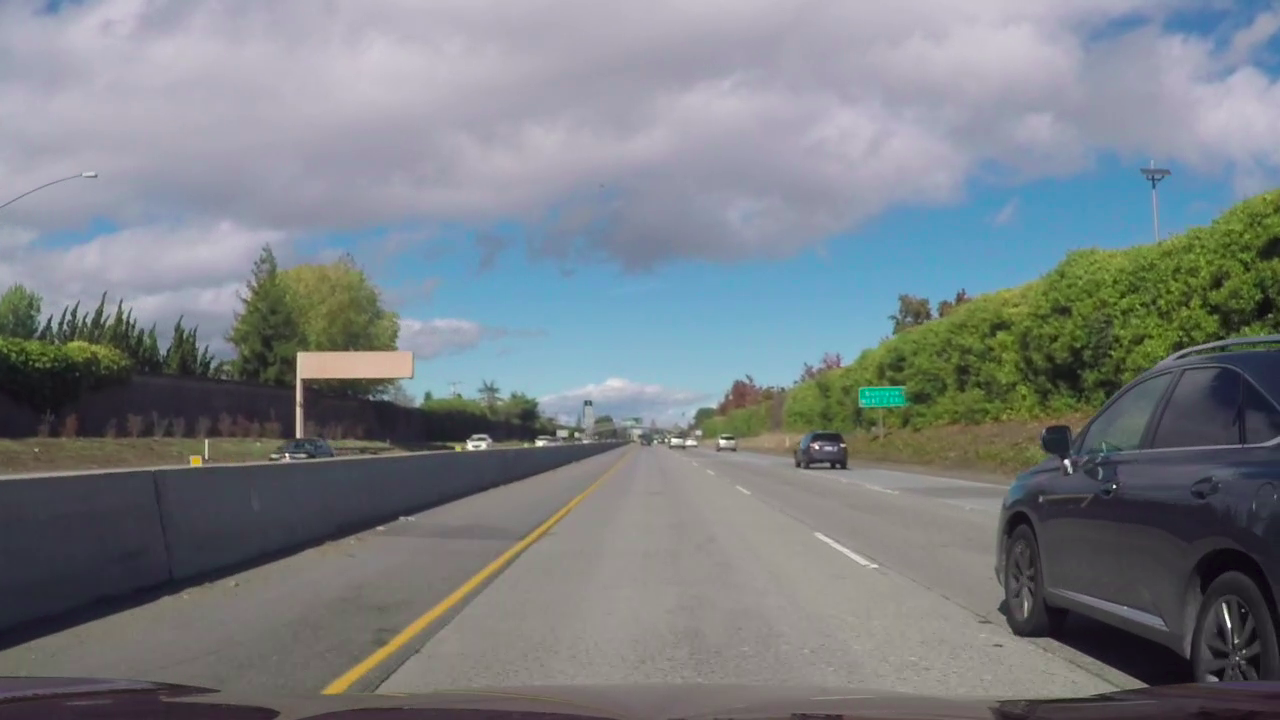
#> input picture testing/parllerl_lanes.png, 1280 x 720 px
$ jupyter execute pipeline.ipynb
#> lines starting #> are read from the running program, lines starting #| are printed output that depends on the picture; after the words box and inside, x2 and y2 are one past the last pixel; in counts of white or black regions, pixels touching at a corner belong together; pictures that were not available may be replaced by others from this repository, and a replacement may not be noted
[cell 1]
import cv2
import numpy as np
import matplotlib.pyplot as plt

[cell 2]
identity = np.array([[0.,0.,0.],
                     [0.,1.,0.],
                     [0.,0.,0.]])
# Sharpen
sharpen = np.array([[0, -1, 0],
                    [-1, 5, -1],
                    [0, -1, 0]])
# Gaussian Blur
gaussian = (1 / 16.0) * np.array([[1., 2., 1.],
                                  [2., 4., 2.],
                                  [1., 2., 1.]])

gaussian_5x5 = (1/256.0)*np.array([[1., 4., 6., 4., 1.],
                                   [4., 16., 24., 16., 4.],
                                   [6., 24., 36., 24., 6.],
                                   [4., 16., 24., 16., 4.],
                                   ])
# for edges in X axis
sobel_edge_kernel_x = np.array([[1., 2., 1.],
                              [0., 0., 0.],
                              [-1., -2., -1]])
# for edges in Y axis
sobel_edge_kernel_y = np.array([[1., 0., -1.],
                              [2., 0., -2.],
                              [1., 0., -1.]])

median = np.array([[1,1,1],
                   [1,1,1],
                   [1,1,1]])

mean = (1/9)*np.array([[1,1,1],
                 [1,1,1],
                 [1,1,1]])

Laplacian_gaussain = np.array([[0,1,0],
                              [1,-4,1],
                              [0,1,0]])

edge_enhancement = np.array([[-1,-1,-1],
                             [-1,8,-1],
                             [-1,-1,-1]])

robert_cross_1 = np.array([[1,0],
                           [0,-1]])

robert_cross_2 = np.array([[-1,0],
                           [0,1]])

[cell 3]
def convoperation(image, kernels):
    result= np.copy(image)
    for kernel in kernels:
        result = cv2.filter2D(result, -1, kernel)
    return result

[cell 4]
def color_segmentation(image):
    rgb = cv2.cvtColor(image, cv2.COLOR_BGR2RGB)

    lower_yellow = np.array([165, 157, 0], dtype=np.uint8)
    upper_yellow = np.array([255, 255, 155], dtype=np.uint8)

    lower_white = np.array([200, 200, 200], dtype=np.uint8)
    upper_white = np.array([255, 255, 255], dtype=np.uint8)

    mask_yellow = cv2.inRange(rgb, lower_yellow, upper_yellow)
    mask_white = cv2.inRange(rgb, lower_white, upper_white)

    combined_mask = cv2.bitwise_or(mask_yellow, mask_white)

    segmented_image = cv2.bitwise_and(image, image, mask=combined_mask)

    return segmented_image

[cell 5]
# [12 lines of commented-out code are left out]

[cell 6]
def warp(img):
    img_size = (img.shape[1], img.shape[0])

    pt1 = np.float32([[685, 450],
          [1090, 710],
          [220, 710],
          [595, 450]])

    pt2 = np.float32(
        [[900, 0],
          [900, 710],
          [250, 710],
          [250, 0]])

    M = cv2.getPerspectiveTransform(pt1, pt2)
    Minv = cv2.getPerspectiveTransform(pt2, pt1)

    binary_warped = cv2.warpPerspective(img, M, img_size, flags=cv2.INTER_LINEAR)

    return binary_warped, Minv

[cell 7]
image = cv2.imread("testing/parllerl_lanes.png")
#> image is the input picture: shape (720, 1280, 3); mean B, G, R 132, 127.4, 121.7
image = cv2.cvtColor(image, cv2.COLOR_BGR2RGB)
plt.imshow(image)

[cell 8]
# video = cv2.VideoCapture("videos/project_video.mp4")
video = cv2.VideoCapture("videos/harder_challenge_video.mp4")
# video = cv2.VideoCapture("videos/challenge_video.mp4")
while True:
    ret, frame = video.read()
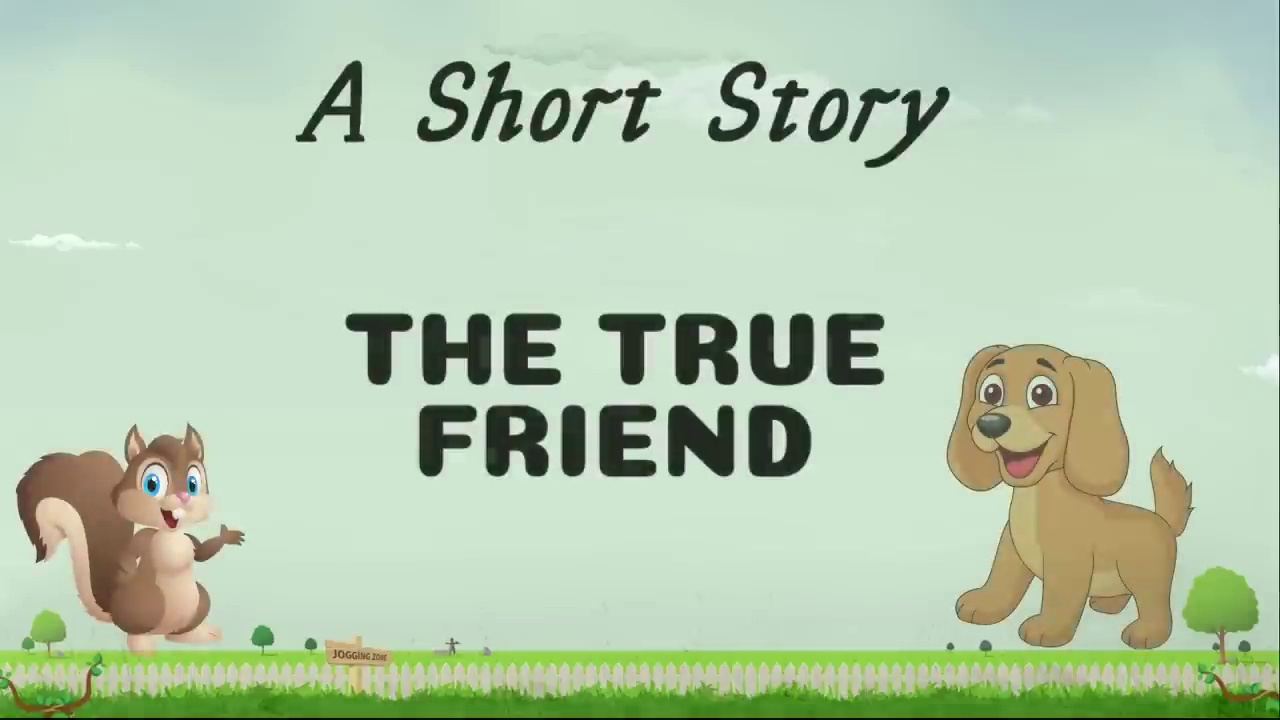
#> input picture frame6.jpg, 1280 x 720 px, given in place of harder_challenge_video.mp4, which was not available
#> frame is the input picture: shape (720, 1280, 3); mean B, G, R 173.8, 201.5, 180.6
    if not ret:
        break
    wrapped,wrap2= warp(frame)
#> in warp, `binary_warped = cv2.warpPerspective(img, M, img_size, flags=cv2.INTER_..`:
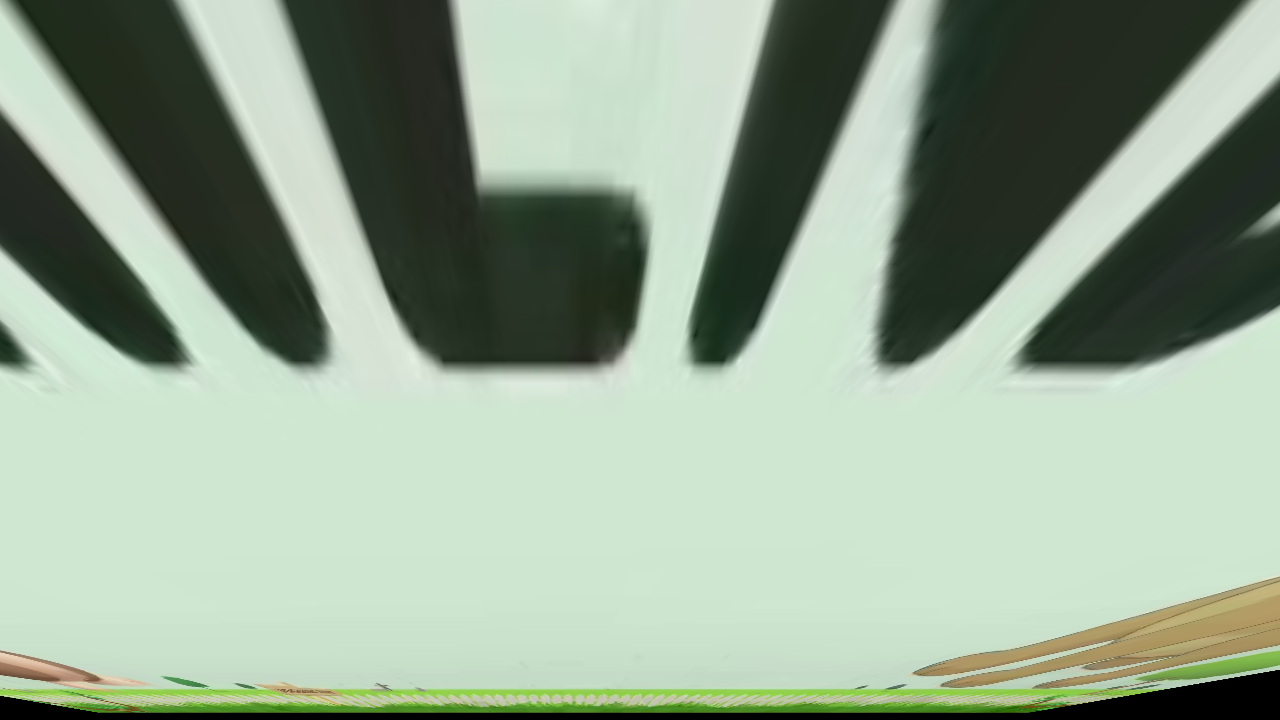
#> binary_warped: shape (720, 1280, 3); mean B, G, R 146.4, 166.1, 148.4
#> wrap2 = [[0.138, -0.806, 560.4], [1.75e-16, -0.53, 450], [2.48e-19, -0.00126, 1]]
    f = color_segmentation(wrapped)
#> in color_segmentation, `mask_yellow = cv2.inRange(rgb, lower_yellow, upper_yellow)`: mask_yellow: shape (720, 1280); 0.94% white; 628 white regions (572 under 20 px), largest, box (x1, y1, x2, y2) and area: (1122, 582, 1280, 640) 2165, (1083, 577, 1280, 636) 868, (1127, 633, 1256, 656) 785
#> in color_segmentation, `mask_white = cv2.inRange(rgb, lower_white, upper_white)`: mask_white: shape (720, 1280); 55.9% white; 17 black regions (7 under 20 px), largest, box (x1, y1, x2, y2) and area: (0, 575, 1280, 720) 90157, (269, 0, 655, 381) 84444, (865, 0, 1260, 381) 75461
#> in color_segmentation, `combined_mask = cv2.bitwise_or(mask_yellow, mask_white)`: combined_mask: shape (720, 1280); 56.8% white; 27 black regions (15 under 20 px), largest, box (x1, y1, x2, y2) and area: (269, 0, 655, 381) 84444, (0, 575, 1280, 720) 81282, (865, 0, 1260, 381) 75461
#> in color_segmentation, `segmented_image = cv2.bitwise_and(image, image, mask=combined_mask)`:
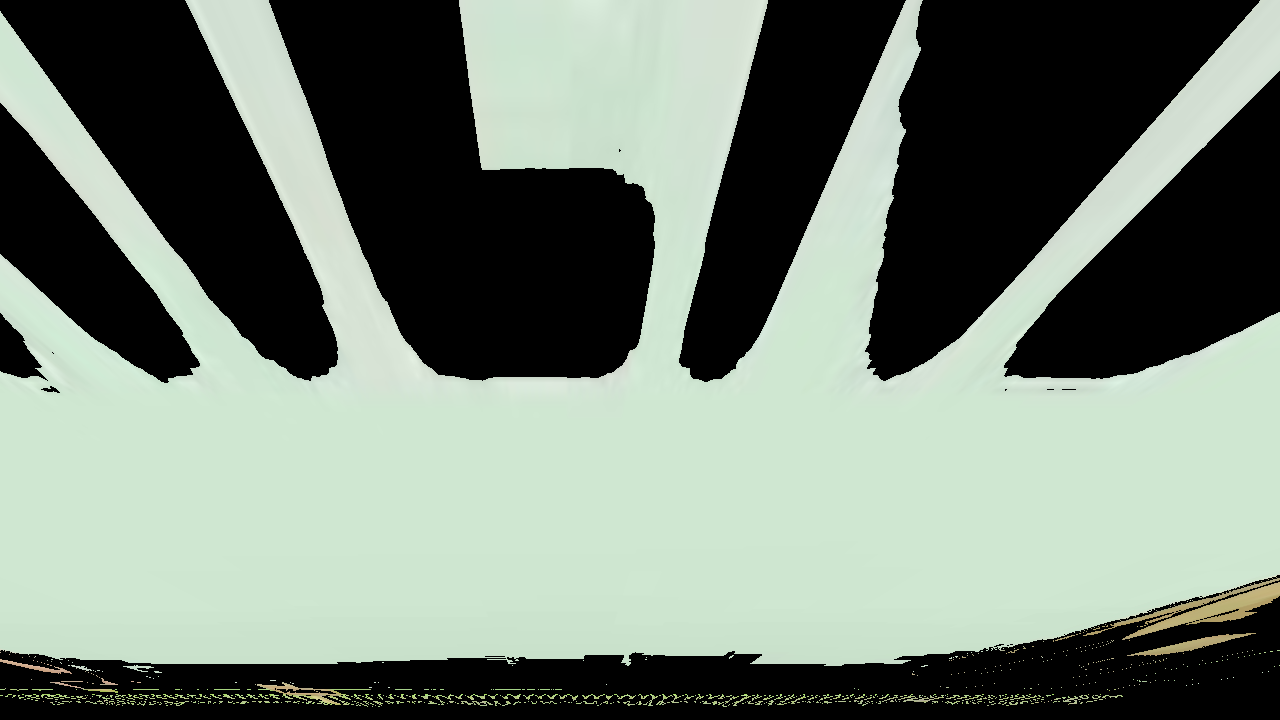
#> segmented_image: shape (720, 1280, 3); mean B, G, R 118, 129.7, 117.6
    kerenel_edge = convoperation(frame,[Laplacian_gaussain])
#> the loop in convoperation, `for kernel in kernels:` made 1 pass
#> kernel on pass 1: [[0, 1, 0], [1, -4, 1], [0, 1, 0]]
#> pass 1, in convoperation, `result = cv2.filter2D(result, -1, kernel)`:
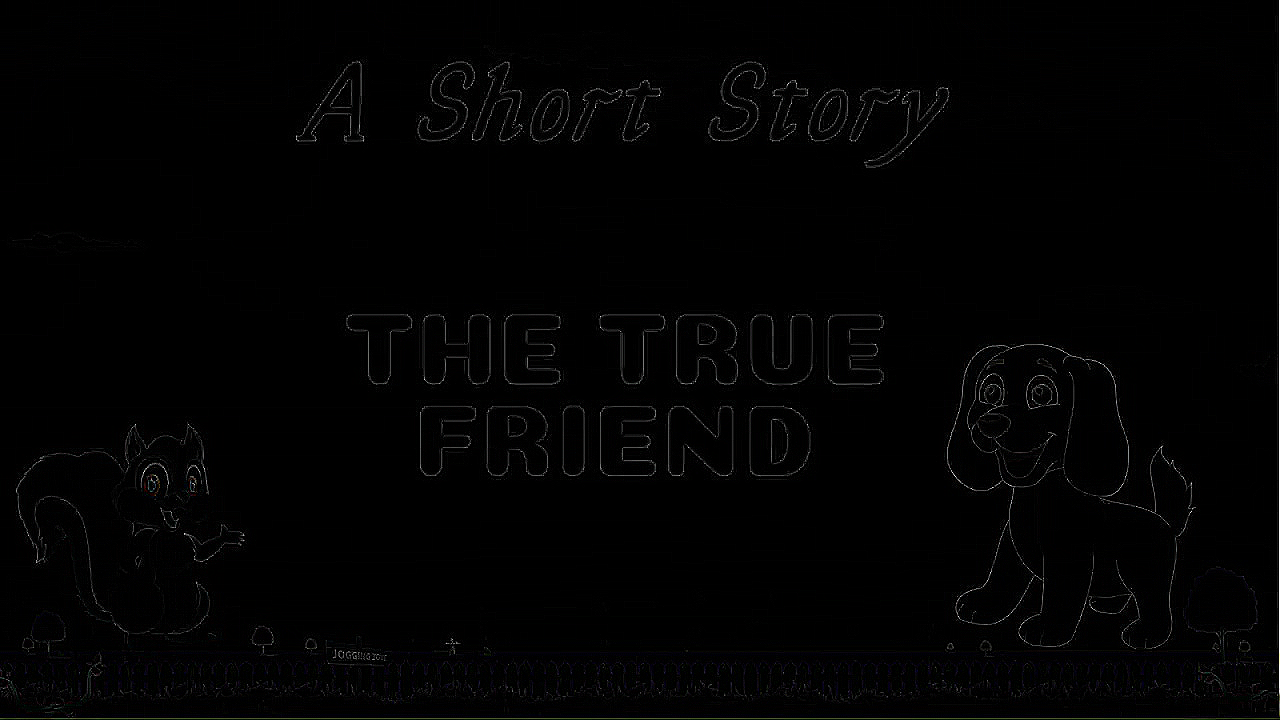
#> result: shape (720, 1280, 3); mean B, G, R 2.4, 2.3, 2.3
    cv2.imshow('Video', frame)
    # cv2.imshow('kernel',kerenel_edge)
    cv2.imshow('wrapped',wrapped)
    cv2.imshow('color',f)
    # cv2.imshow('wrapped2',wrap2)
    if cv2.waitKey(25) & 0xFF == ord('q'):
#> (key q is pressed here)
        cv2.destroyAllWindows()
        break
cv2.destroyAllWindows()
